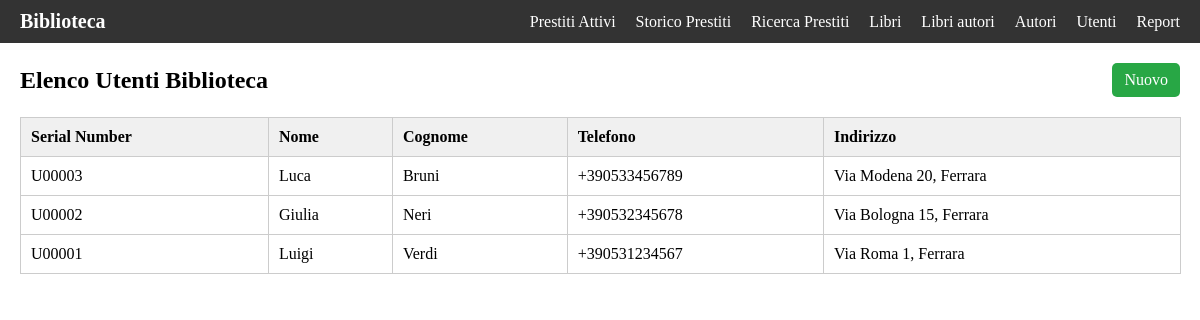
Screenshot of /pages/user/index.php with the database file from the repository.
### tables this page shows
CREATE TABLE `user` (
  `serial_number` varchar(6) NOT NULL,
  `name` varchar(50) NOT NULL,
  `surname` varchar(25) NOT NULL,
  `telephone` varchar(13) NOT NULL,
  `address` varchar(255) NOT NULL,
  PRIMARY KEY (`serial_number`)
);

### pages/user/index.php (the view, shortened to what this page needs)
<?php
require_once __DIR__ . '/../../config/connessione.php';
$column = $_GET['sort'] ?? 'surname';
$direction = $_GET['dir'] ?? 'asc';
$direction = strtolower($direction) === 'desc' ? 'DESC' : 'ASC';
$sql = "SELECT serial_number, name, surname, telephone, address
        FROM user
        ORDER BY $column $direction";
$result = $link->query($sql);
$utenti = [];
if ($result && $result->num_rows > 0) {
    while ($row = $result->fetch_assoc()) {
        $utenti[] = $row;
    }
}
function build_sort_link($col, $current, $dir) {
    $new_dir = ($col === $current && $dir === 'asc') ? 'desc' : 'asc';
    return "?sort=$col&dir=$new_dir";
}
?>
<!DOCTYPE html>
<html lang="it">
<head>
    <link rel="stylesheet" href="https://cdn.jsdelivr.net/npm/water.css@2/out/water.css">
    <link rel="stylesheet" href="/assets/style/global.css">
</head>
<body>
    <?php include '../../common/navbar.php'; ?>
    <div class="container">
        <div class="header">
            <h2>Elenco Utenti Biblioteca</h2>
            <a href="insert.php">Nuovo</a>
        </div>
        <?php if (!empty($utenti)): ?>
            <table>
                <thead>
                    <tr>
                        <th><a class="sort-link" href="<?= build_sort_link('serial_number', $column, $direction) ?>">Serial Number</a></th>
                        <th><a class="sort-link" href="<?= build_sort_link('name', $column, $direction) ?>">Nome</a></th>
                        <th><a class="sort-link" href="<?= build_sort_link('surname', $column, $direction) ?>">Cognome</a></th>
                        <th>Telefono</th>
                        <th>Indirizzo</th>
                    </tr>
                </thead>
                <tbody>
                    <?php foreach ($utenti as $utente): ?>
                        <tr>
                            <td><?= htmlspecialchars($utente['serial_number']) ?></td>
                            <td><?= htmlspecialchars($utente['name']) ?></td>
                            <td><?= htmlspecialchars($utente['surname']) ?></td>
                            <td><?= htmlspecialchars($utente['telephone']) ?></td>
                            <td><?= htmlspecialchars($utente['address']) ?></td>
                        </tr>
                    <?php endforeach; ?>
                </tbody>
            </table>
        <?php else: ?>
            <p>Nessun utente registrato.</p>
        <?php endif; ?>
    </div>
</body>
</html>

### assets/style/global.css (style rules this page uses)
.container { padding: 20px; }
.header { display: flex; justify-content: space-between; align-items: center; }
.header h2 { margin: 0; }
.header a { text-decoration: none; padding: 8px 12px; background-color: #28a745; color: white; border-radius: 5px; }
body { margin: 0 !important; padding: 0 !important; max-width: none !important; width: 100% !important; box-sizing: border-box; }
table { all: unset; display: table; width: 100%; border-collapse: collapse; margin-top: 20px; font-size: 16px; color: black; }
th, td { border: 1px solid #ccc; padding: 10px; text-align: left; }
th { background-color: #f4f4f4; font-weight: bold; }

### pages/user/index.php (style rules this page uses)
h2 { margin-bottom: 20px; }
table { width: 100%; border-collapse: collapse; }
th, td { padding: 10px; border: 1px solid #ccc; }
th { background-color: #f0f0f0; color: black; }
a.sort-link { color: black; text-decoration: none; }

### rows the page displays
user: serial_number "U00003", name "Luca", surname "Bruni", telephone "+390533456789", address "Via Modena 20, Ferrara"
user: serial_number "U00002", name "Giulia", surname "Neri", telephone "+390532345678", address "Via Bologna 15, Ferrara"
user: serial_number "U00001", name "Luigi", surname "Verdi", telephone "+390531234567", address "Via Roma 1, Ferrara"
